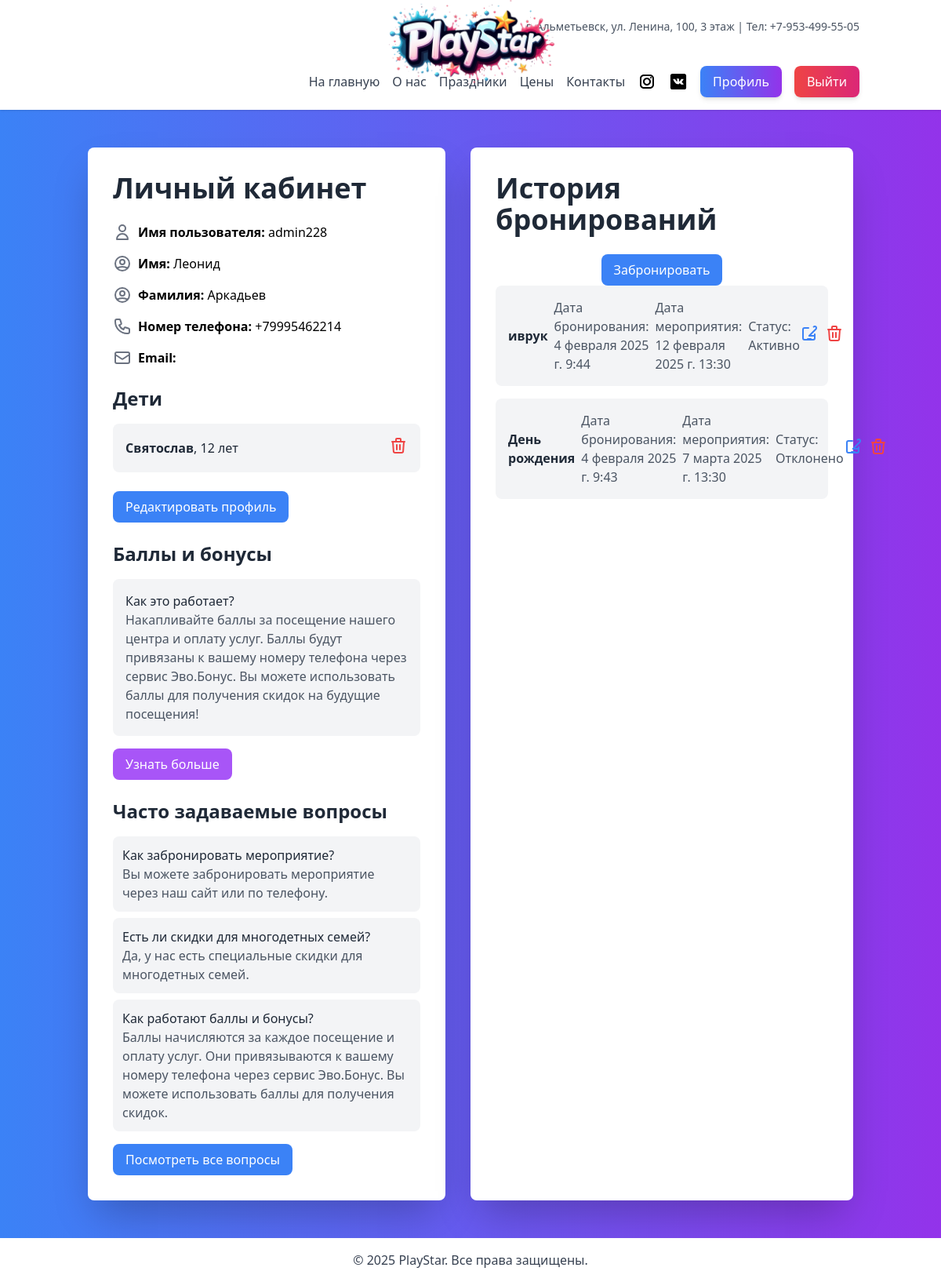
/accounts/profile/ (signed in), run on an earlier commit of the app's database.
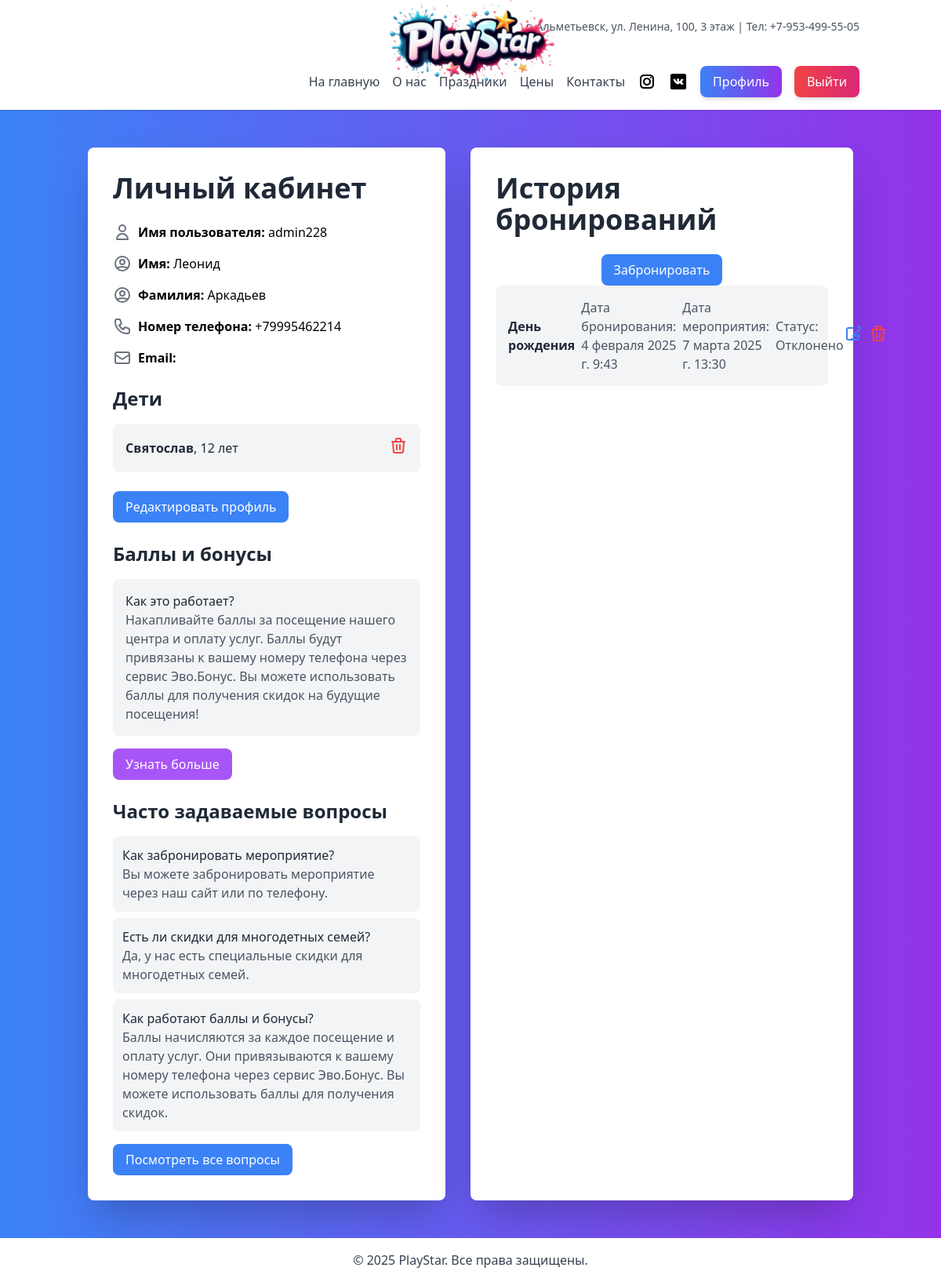
And on a later commit of the database.
### main/models.py (models this page shows, shortened)
class Child(models.Model):
    profile = models.ForeignKey(Profile, on_delete=models.CASCADE, related_name='children')
    name = models.CharField(max_length=100, verbose_name="Имя ребенка")
    age = models.PositiveIntegerField(verbose_name="Возраст ребенка")
    birthdate = models.DateField(verbose_name="Дата рождения", blank=True, null=True)  # Добавлено поле birthdate
    gender = models.CharField(max_length=10, choices=[('M', 'Male'), ('F', 'Female')], verbose_name="Пол", blank=True, null=True)  # Добавлено поле gender

### bookings/models.py (models this page shows, shortened)
class Booking(models.Model):
    user = models.ForeignKey(settings.AUTH_USER_MODEL, on_delete=models.CASCADE, related_name='bookings')
    event_name = models.CharField(max_length=255, verbose_name='Название мероприятия')
    booking_date = models.DateTimeField(auto_now_add=True, verbose_name='Дата бронирования')
    event_date = models.DateTimeField(verbose_name='Дата мероприятия')
    status = models.CharField(max_length=50, blank=True, null=True, default='Активно', verbose_name='Статус')
    children_count = models.PositiveIntegerField(default=1, blank=True, null=True, verbose_name='Количество детей')
    comment = models.TextField(max_length=255, blank=True, null=True, verbose_name='Комментарий')
    edited_by = models.CharField(max_length=50, blank=True, null=True, verbose_name='Отредактировано')  # Новое поле
    class Meta:
        verbose_name = 'Бронирование'
        verbose_name_plural = 'Бронирования'

### accounts/views.py (the view)
# urls.py: path('profile/', profile, name='profile'),
@login_required
def profile(request):
    user = request.user
    if not hasattr(user, 'profile'):
        Profile.objects.create(user=user)
    bookings = Booking.objects.filter(user=user).order_by('-booking_date')[:5]
    if request.method == 'POST' and 'create_booking' in request.POST:
        booking_form = BookingForm(request.POST)
        if booking_form.is_valid():
            booking = booking_form.save(commit=False)
            booking.user = user  # Привязываем бронирование к текущему пользователю
            booking.save()
            messages.success(request, 'Бронирование успешно создано.')
            return redirect('profile')
        else:
            messages.error(request, 'Ошибка при создании бронирования.')
    else:
        booking_form = BookingForm()
    context = {
        'user': user,
        'bookings': bookings,
        'booking_form': booking_form,  # Передаем форму для создания бронирования
    }
    return render(request, 'accounts/profile.html', context)

### main/templatetags/group_check.py (called while the page is built)
@register.filter(name='has_group')
def has_group(user, group_name):
    if hasattr(user, 'groups'):
        return user.groups.filter(name=group_name).exists()
    return False

### accounts/templates/accounts/profile.html (shortened to what the changed rows need)
{% extends 'base.html' %}
{% load group_check %}
{% block content %}
<div class="flex space-x-8 max-w-6xl mx-auto">
    <div class="w-1/2 bg-white p-8 rounded-lg shadow-2xl">
        <h2 class="text-4xl font-bold text-gray-800 mb-6">Личный кабинет</h2>
        <div class="mt-6">
            {% if user.profile.children.all %}
                <ul class="space-y-4">
                    {% for child in user.profile.children.all %}
                        <li class="flex justify-between items-center bg-gray-100 p-4 rounded-lg">
                            <div>
                                <p class="text-gray-800"><strong>{{ child.name }}</strong>, {{ child.age }} лет</p>
                            </div>
                            <form action="{% url 'delete_child' child.id %}" method="post" class="inline">
                                <button type="submit" class="text-red-500 hover:text-red-700">
                                    <svg xmlns="http://www.w3.org/2000/svg" class="h-6 w-6" fill="none" viewBox="0 0 24 24" stroke="currentColor">
                                        <path stroke-linecap="round" stroke-linejoin="round" stroke-width="2" d="M19 7l-.867 12.142A2 2 0 0116.138 21H7.862a2 2 0 01-1.995-1.858L5 7m5 4v6m4-6v6m1-10V4a1 1 0 00-1-1h-4a1 1 0 00-1 1v3M4 7h16" />
                                    </svg>
                                </button>
                            </form>
                        </li>
                    {% endfor %}
                </ul>
            {% else %}
                <p class="text-gray-600">Дети не добавлены.</p>
            {% endif %}
        </div>
    </div>
    <div class="w-1/2 bg-white p-8 rounded-lg shadow-2xl">
        <h2 class="text-4xl font-bold text-gray-800 mb-6">История бронирований</h2>
        {% if bookings %}
            <ul class="space-y-4">
                {% for booking in bookings %}
                    <li class="bg-gray-100 p-4 rounded-lg flex items-center justify-between">
                        <div class="flex items-center space-x-2">
                            <p class="text-gray-800"><strong>{{ booking.event_name }}</strong></p>
                            <p class="text-gray-600">Дата бронирования: {{ booking.booking_date }}</p>
                            <p class="text-gray-600">Дата мероприятия: {{ booking.event_date }}</p>
                            <p class="text-gray-600">Статус: {{ booking.status }}</p>
                        </div>
                        <div class="flex space-x-2">
                            <a href="{% url 'edit_booking' booking.id %}" class="text-blue-500 hover:text-blue-700">
                                <svg xmlns="http://www.w3.org/2000/svg" class="h-6 w-6" fill="none" viewBox="0 0 24 24" stroke="currentColor">
                                    <path stroke-linecap="round" stroke-linejoin="round" stroke-width="2" d="M11 5H6a2 2 0 00-2 2v11a2 2 0 002 2h11a2 2 0 002-2v-5m-1.414-9.414a2 2 0 112.828 2.828L11.828 15H19m-9 4h4" />
                                </svg>
                            </a>
                            <form action="{% url 'delete_booking' booking.id %}" method="post" class="inline">
                                <button type="submit" class="text-red-500 hover:text-red-700">
                                    <svg xmlns="http://www.w3.org/2000/svg" class="h-6 w-6" fill="none" viewBox="0 0 24 24" stroke="currentColor">
                                        <path stroke-linecap="round" stroke-linejoin="round" stroke-width="2" d="M19 7l-.867 12.142A2 2 0 0116.138 21H7.862a2 2 0 01-1.995-1.858L5 7m5 4v6m4-6v6m1-10V4a1 1 0 00-1-1h-4a1 1 0 00-1 1v3M4 7h16" />
                                    </svg>
                                </button>
                            </form>
                        </div>
                    </li>
                {% endfor %}
            </ul>
        {% else %}
            <p class="text-gray-600 text-center">У вас пока нет бронирований.</p>
        {% endif %}
    </div>
</div>
{% endblock %}

What changed in the data, as far as the page shows it:
removed Booking: event_name "иврук", booking_date "4 февраля 2025 г. 9:44", event_date "12 февраля 2025 г. 13:30", status "Активно"
